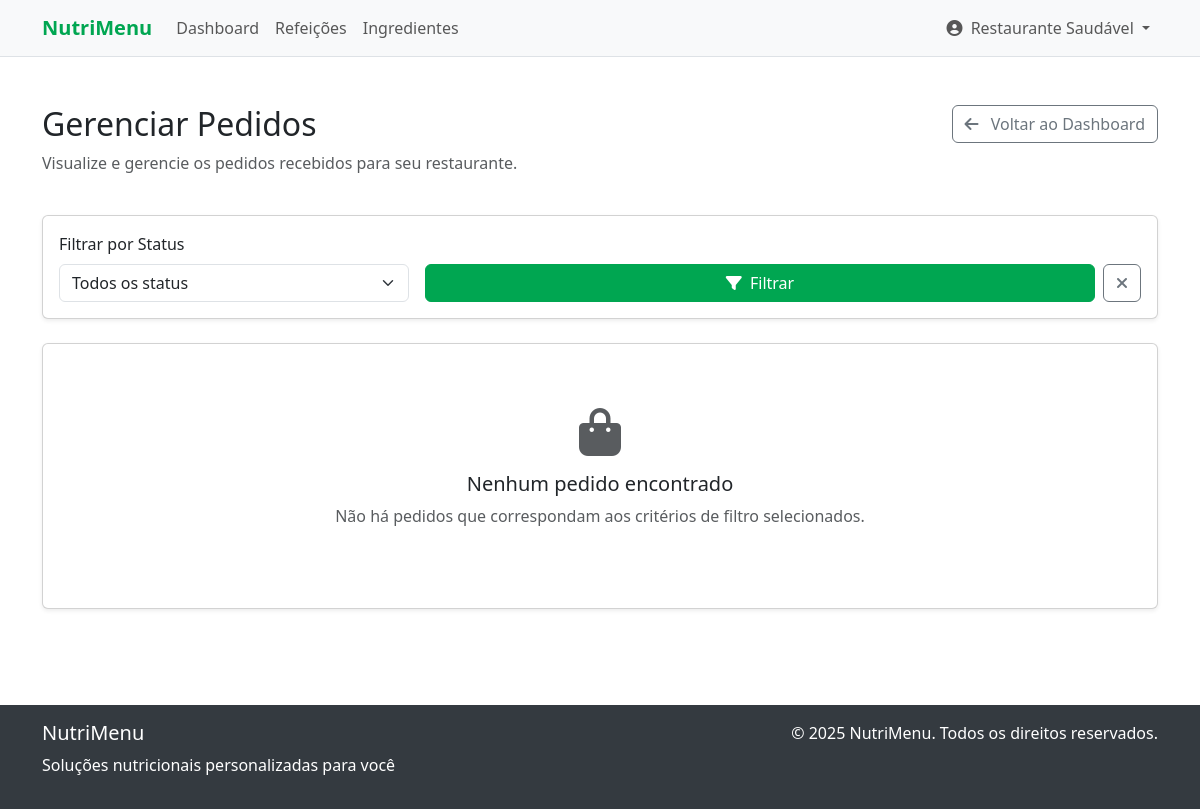
The page /restaurant/orders (signed in) on the database as committed earlier.
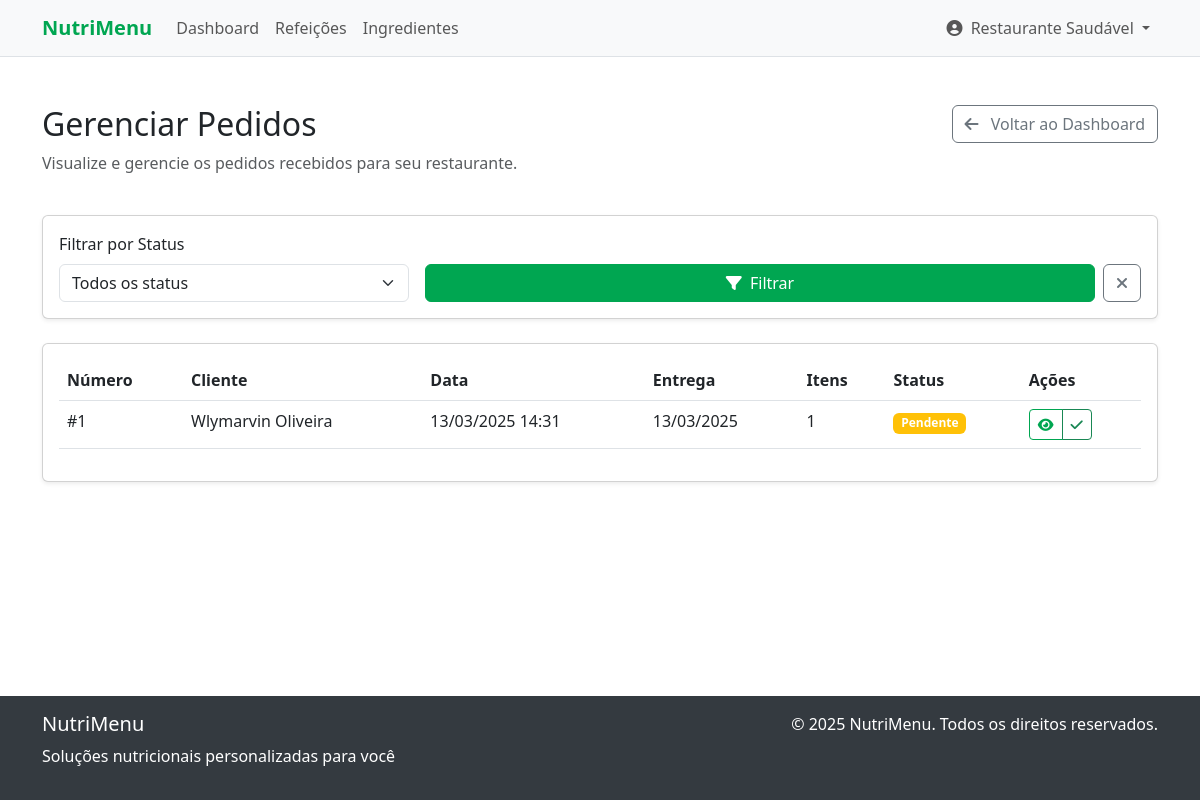
The same page on the database as committed later.
### tables this page shows
CREATE TABLE meal_orders (
    id INTEGER PRIMARY KEY AUTOINCREMENT,
    user_id INTEGER NOT NULL,
    delivery_address TEXT NOT NULL,
    delivery_date DATE NOT NULL,
    payment_method TEXT NOT NULL, -- 'credit', 'debit', 'pix', 'money'
    total REAL NOT NULL,
    notes TEXT,
    status TEXT NOT NULL DEFAULT 'pending', -- 'pending', 'processing', 'shipped', 'delivered', 'canceled'
    created_at DATETIME DEFAULT CURRENT_TIMESTAMP,
    updated_at DATETIME DEFAULT CURRENT_TIMESTAMP,
    FOREIGN KEY (user_id) REFERENCES users(id) ON DELETE CASCADE
);

### src/controllers/RestaurantController.php (called while the page is built, shortened)
<?php
require_once __DIR__ . '/../models/RestaurantProfile.php';
require_once __DIR__ . '/../utils/Auth.php';
require_once __DIR__ . '/../models/Order.php';
class RestaurantController
{
    private $restaurantModel;
    private $auth;
    private $orderModel;
    public function __construct()
    {
        $this->restaurantModel = new RestaurantProfile();
        $this->orderModel = new Order();
        $this->auth = Auth::getInstance();
    }
    public function orders()
    {
        $userId = $this->auth->getUserId();
        $restaurant = $this->restaurantModel->getByUserId($userId);
        $status = $_GET['status'] ?? '';
        $orders = $this->orderModel->getByRestaurantId($restaurant['id']);
        view('restaurant/orders', [
            'restaurant' => $restaurant,
            'orders' => $orders,
            'statusFilter' => $status
        ]);
    }
}

### public/index.php (called while the page is built, shortened)
<?php
$controllerFiles = glob(__DIR__ . '/../src/controllers/*.php');
foreach ($controllerFiles as $controller) {
    require_once $controller;
}
$route = getCurrentRoute();
list($controller, $method) = explode('::', $routes[$route]);
$controller = new $controller();
$controller->$method();

### src/config/database.php (called while the page is built, shortened)
<?php
class Database
{
    private static $instance = null;
    private $conn;
    private function __construct()
    {
        $dbPath = __DIR__ . '/../../database/nutrition.db';
        try {
            $this->conn = new SQLite3($dbPath);
            $this->conn->enableExceptions(true);
        } catch (Exception $e) {
            die("Database connection error: " . $e->getMessage());
        }
    }
    public static function getInstance()
    {
        if (self::$instance === null) {
            self::$instance = new self();
        }
        return self::$instance;
    }
    public function query($sql, $params = [])
    {
        try {
            $stmt = $this->conn->prepare($sql);
            if (!empty($params)) {
                foreach ($params as $param => $value) {
                    if (is_int($value)) {
                        $stmt->bindValue($param, $value, SQLITE3_INTEGER);
                    } else if (is_float($value)) {
                        $stmt->bindValue($param, $value, SQLITE3_FLOAT);
                    } else if (is_null($value)) {
                        $stmt->bindValue($param, null, SQLITE3_NULL);
                    } else {
                        $stmt->bindValue($param, $value, SQLITE3_TEXT);
                    }
                }
            }
            $result = $stmt->execute();
            return $result;
        } catch (Exception $e) {
            die("Query execution error: " . $e->getMessage());
        }
    }
    public function fetchAll($sql, $params = [])
    {
        $result = $this->query($sql, $params);
        $rows = [];
        while ($row = $result->fetchArray(SQLITE3_ASSOC)) {
            $rows[] = $row;
        }
        return $rows;
    }
    public function fetchOne($sql, $params = [])
    {
        $result = $this->query($sql, $params);
        return $result->fetchArray(SQLITE3_ASSOC);
    }
}

### src/utils/Auth.php (called while the page is built, shortened)
<?php
class Auth {
    private static $instance = null;
    public static function getInstance() {
        if (self::$instance === null) {
            self::$instance = new self();
        }
        return self::$instance;
    }
    public function getUserId() {
        return isset($_SESSION['user_id']) ? $_SESSION['user_id'] : null;
    }
}

### src/models/RestaurantProfile.php (called while the page is built, shortened)
<?php
require_once __DIR__ . '/../config/database.php';
class RestaurantProfile {
    private $db;
    public function __construct() {
        $this->db = Database::getInstance();
    }
    public function getByUserId($userId) {
        $sql = "SELECT rp.*, u.name, u.email
                FROM restaurant_profiles rp
                JOIN users u ON rp.user_id = u.id
                WHERE rp.user_id = :user_id";
        return $this->db->fetchOne($sql, [':user_id' => $userId]);
    }
}

### src/models/Order.php (called while the page is built, shortened)
<?php
require_once __DIR__ . '/../config/database.php';
class Order
{
    private $db;
    public function __construct()
    {
        $this->db = Database::getInstance();
    }
    public function getByRestaurantId($restaurantId, $limit = null)
    {
        $sql = "SELECT DISTINCT mo.*, u.name as user_name, u.email as user_email,
                (SELECT COUNT(*) FROM meal_order_items WHERE order_id = mo.id) as item_count
                FROM meal_orders mo
                JOIN meal_order_items moi ON mo.id = moi.order_id
                JOIN meals m ON moi.meal_id = m.id
                JOIN users u ON mo.user_id = u.id
                WHERE m.restaurant_id = :restaurant_id
                ORDER BY mo.created_at DESC";
        $params = [':restaurant_id' => $restaurantId];
        return $this->db->fetchAll($sql, $params);
    }
}

### src/utils/Formatter.php (called while the page is built, shortened)
<?php
class Formatter {
    public static function formatDate($date) {
        $timestamp = is_numeric($date) ? $date : strtotime($date);
        return date('d/m/Y', $timestamp);
    }
    public static function formatDateTime($date) {
        $timestamp = is_numeric($date) ? $date : strtotime($date);
        return date('d/m/Y H:i', $timestamp);
    }
}

### src/views/restaurant/orders.php (the view, shortened to what the changed rows need)
<div class="container my-5">
    <div class="row mb-4">
        <div class="col-md-8">
            <h2>Gerenciar Pedidos</h2>
        </div>
    </div>
    <div class="row">
        <div class="col-12">
            <div class="card shadow-sm">
                <div class="card-body">
                    <?php if (empty($orders)): ?>
                        <div class="text-center py-5">
                            <i class="fas fa-shopping-bag fa-3x text-muted mb-3"></i>
                            <h5>Nenhum pedido encontrado</h5>
                            <p class="text-muted">Não há pedidos que correspondam aos critérios de filtro selecionados.</p>
                        </div>
                    <?php else: ?>
                        <div class="table-responsive">
                            <table class="table">
                                <thead>
                                    <tr>
                                        <th>Número</th>
                                        <th>Cliente</th>
                                        <th>Data</th>
                                        <th>Entrega</th>
                                        <th>Itens</th>
                                        <th>Status</th>
                                        <th>Ações</th>
                                    </tr>
                                </thead>
                                <tbody>
                                    <?php foreach ($orders as $order): ?>
                                        <tr>
                                            <td>#<?= $order['id'] ?></td>
                                            <td><?= $order['user_name'] ?></td>
                                            <td><?= Formatter::formatDateTime($order['created_at']) ?></td>
                                            <td><?= Formatter::formatDate($order['delivery_date']) ?></td>
                                            <td><?= $order['item_count'] ?></td>
                                            <td>
                                                <span class="badge bg-<?= getStatusBadgeColor($order['status']) ?>">
                                                    <?= formatOrderStatus($order['status']) ?>
                                                </span>
                                            </td>
                                            <td>
                                                <div class="btn-group btn-group-sm">
                                                    <a href="/restaurant/orders/view?id=<?= $order['id'] ?>" class="btn btn-outline-primary" title="Ver Detalhes">
                                                        <i class="fas fa-eye"></i>
                                                    </a>
                                                    <?php if ($order['status'] === 'pending'): ?>
                                                        <button type="button" class="btn btn-outline-success" title="Iniciar Processamento"
                                                                data-bs-toggle="modal" data-bs-target="#updateStatusModal<?= $order['id'] ?>">
                                                            <i class="fas fa-check"></i>
                                                        </button>
                                                    <?php endif; ?>
                                                </div>
                                            </td>
                                        </tr>
                                    <?php endforeach; ?>
                                </tbody>
                            </table>
                        </div>
                    <?php endif; ?>
                </div>
            </div>
        </div>
    </div>
</div>
<?php
function getStatusBadgeColor($status) {
    $colors = [
        'pending' => 'warning',
        'processing' => 'info',
        'shipped' => 'primary',
        'delivered' => 'success',
        'canceled' => 'danger'
    ];
    return $colors[$status] ?? 'secondary';
}
function formatOrderStatus($status) {
    $statuses = [
        'pending' => 'Pendente',
        'processing' => 'Processando',
        'shipped' => 'Enviado',
        'delivered' => 'Entregue',
        'canceled' => 'Cancelado'
    ];
    return $statuses[$status] ?? $status;
}
?>

Rows that differ between the two databases and show on the page:
added meal_orders: id "1", user_name "Wlymarvin Oliveira", created_at "13/03/2025 14:31", delivery_date "13/03/2025", item_count "1", status "Pendente"
Other text that changed with them:
text no longer shown: "Nenhum pedido encontrado Não há pedidos que correspondam aos critérios de filtro selecionados."
text now shown: "Número Cliente Data Entrega Itens Status Ações"
